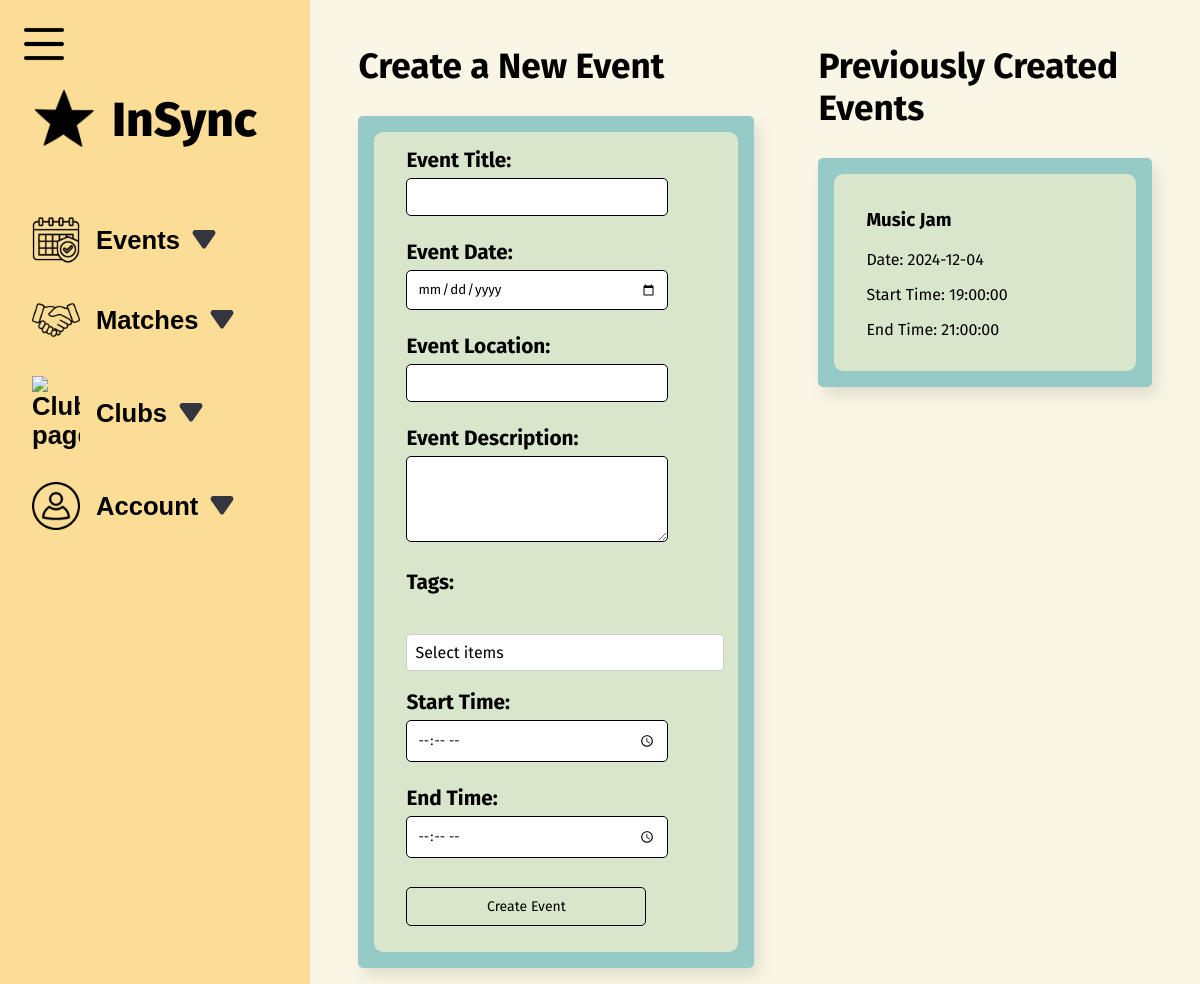
The app's page /InSync/student/createEvents.php (signed in) with its own data.
### tables this page shows
CREATE TABLE `events` (
  `id` int(11) NOT NULL,
  `name` tinytext NOT NULL,
  `location` text NOT NULL,
  `tags` longtext NOT NULL CHECK (json_valid(`tags`)),
  `date` date NOT NULL,
  `user_ids` longtext DEFAULT '[]' CHECK (json_valid(`user_ids`)),
  `creator` int(11) NOT NULL DEFAULT 0,
  `clubid` int(11) DEFAULT NULL,
  `start_time` time NOT NULL,
  `end_time` time NOT NULL
);

### InSync/student/createEvents.php (the view, shortened to what this page needs)
<!DOCTYPE html>
<html lang="en">
<head>
   <link rel="stylesheet" href="resources/event.css" />
</head>
<body>
   <div class="sections">
      <section>
         <?php
             include ("../includes/server.inc.php");
             include("includes/nav.inc.php");
            ?>
      </section>
      <main>
         <div class="contentWrapper">
            <div class="formSectionWrapper">
               <h2>Create a New Event</h2>
               <form class="formSection" id="event-form" action="#" method="POST">
                  <div class="form-item">
                     <label for="eventTitle">Event Title:</label>
                     <input type="text" id="eventTitle" name="eventTitle" required><br><br>
                     <label for="eventDate">Event Date:</label>
                     <input type="date" id="eventDate" name="eventDate" required><br><br>
                     <label for="eventLoc">Event Location:</label>
                     <input type="text" id="eventLoc" name="eventLoc" required><br><br>
                     <label for="eventDescription">Event Description:</label><br>
                     <textarea id="eventDescription" name="eventDescription" rows="4" cols="30"
                        required></textarea><br><br>
                     <label>Tags:</label>
                     <div class="select-container">
                        <div id="selectedItems" class="selected-items"></div><br>
                        <div class="selected-value" id="selectedValue">Select tags</div>
                     </div><br>
                     <label for="startTime">Start Time:</label>
                     <input type="time" id="startTime" name="startTime" required><br><br>
                     <label for="endTime">End Time:</label>
                     <input type="time" id="endTime" name="endTime" required><br><br>
                     <input type="submit" value="Create Event">
                  </div>
               </form>
            </div>
            <div class="eventSectionWrapper">
               <h2>Previously Created Events</h2>
               <div class="formSection">
                  <div class="form-item">
                     <?php
                    include ("../includes/eventList.php");
                    ?>
                  </div>
               </div>
            </div>
         </div>
   </div>
</body>
</html>

### InSync/includes/eventList.php (shortened to what this page needs)
<?php
    $query = $conn->prepare("SELECT name, date, start_time, end_time FROM events WHERE creator = ? ORDER BY date DESC");
    $query->bind_param("i", $_SESSION['user_id']);
    $query->execute();
    $result = $query->get_result();
    $count = 4;
    if ($result && $result->num_rows > 0) {
            while ($row = $result->fetch_assoc()) {
                if($count >0){
                echo "<div class='event-item'>";
                echo "<h3>" . htmlspecialchars($row['name']) . "</h3>";
                echo "<p>Date: " . htmlspecialchars($row['date']) . "</p>";
                echo "<p>Start Time: " . htmlspecialchars($row['start_time']) . "</p>";
                echo "<p>End Time: " . htmlspecialchars($row['end_time']) . "</p>";
                echo "</div>";
                $count = $count-1;
            }
        }
    } else {
        echo "<p>No events found.</p>";
    }
?>

### InSync/student/resources/event.css (style rules this page uses)
main { width: 100%; }
html, body { height: 100%; margin: 0; padding: 0; }
label { font-weight: bold; font-size: 1.3em; }
.sections { min-height: 100%; }
.contentWrapper { display: flex; flex-direction: row; padding: 1rem; align-items: flex-start; }
.formSection { border-radius: 5px; background-color: #96cac6; padding: 1rem; box-shadow: 5px 8px 15px rgba(0, 0, 0, 0.1); overflow-y: auto; }
.formSectionWrapper, .eventSectionWrapper { width: 50%; box-sizing: border-box; margin: 0 2rem; }
h2 { font-size: 2.2em; }
.form-item { border-radius: 9px; padding: 1rem 2rem; align-items: center; background-color: var(--light-green); }
input[type="submit"] { padding: 10px 15px; margin-bottom: 10px; border: 1px solid; border-radius: 5px; background-color: var(--light-green); font-size: 14px; cursor: pointer; font-family: "Fira Sans"; }
input, textarea { margin: 5px 0; border: 1px solid; border-radius: 5px; font-family: "Fira Sans"; transition: background-color 0.3s; padding: 10px; width: 80%; }

### InSync/resources/base.css (style rules this page uses)
:root { --light-green: #d8e6cb; --orange: #ef9d66; --sage-green: #c9d0a1; --teal: #79adaa; --light-teal: #7fc7c2; --yellow: #fcdd95fa; --light-yellow: #f9f6e5; }
body { padding: 0; margin: 0; font-family: "Fira Sans","Trebuchet MS", "Lucida Sans Unicode", "Lucida Grande", "Lucida Sans", sans-serif; background-color: var(--light-yellow); }

### InSync/student/resources/nav.css (style rules this page uses)
.sections { display: flex; }

### InSync/resources/tags.css (style rules this page uses)
.select-container { position: relative; width: 300px; margin-top: 20px; }
.selected-value { width: 100%; padding: 8px; border: 1px solid #ccc; border-radius: 4px; background: white; cursor: pointer; }
.sections { display: flex; flex-direction: row; min-height: 100%; }

### records on screen
events: name "Music Jam", date "2024-12-04", start_time "19:00:00", end_time "21:00:00"
